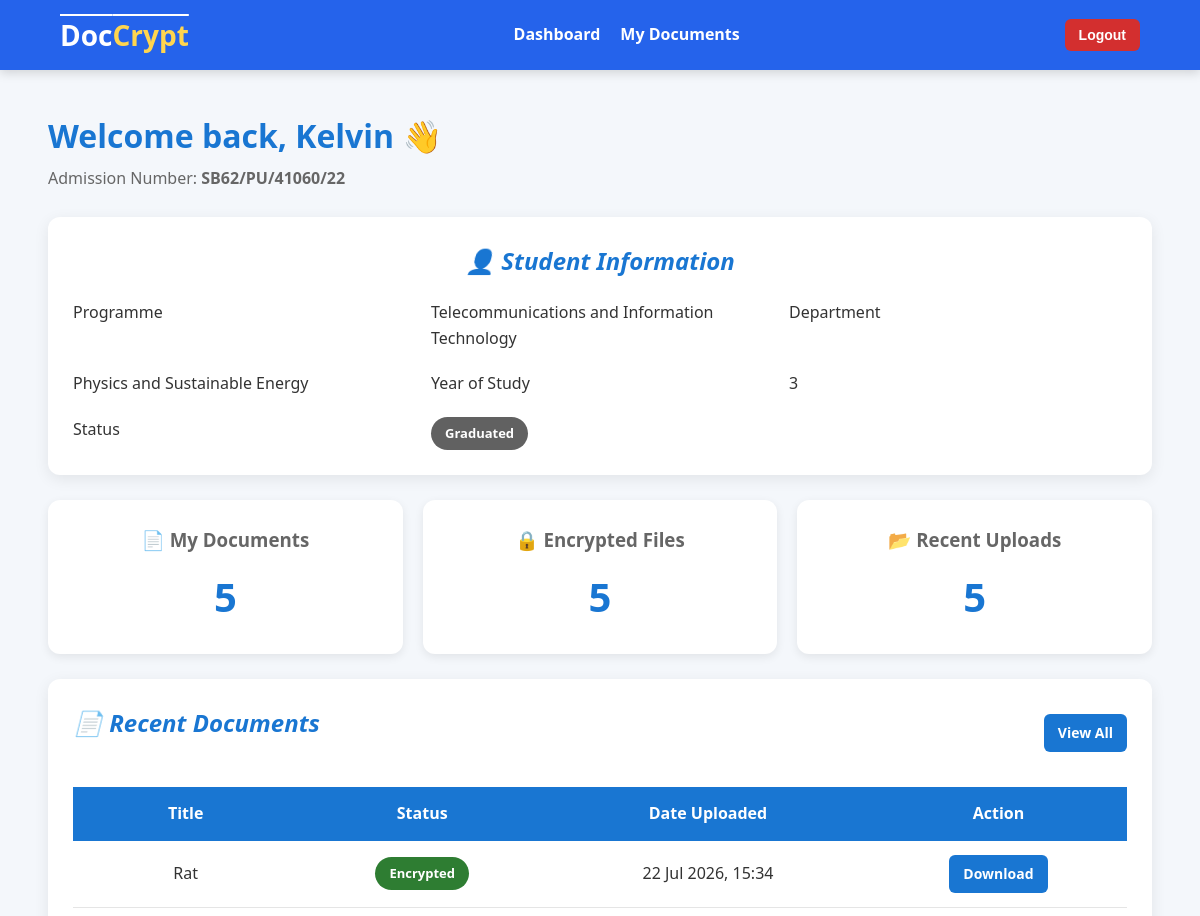
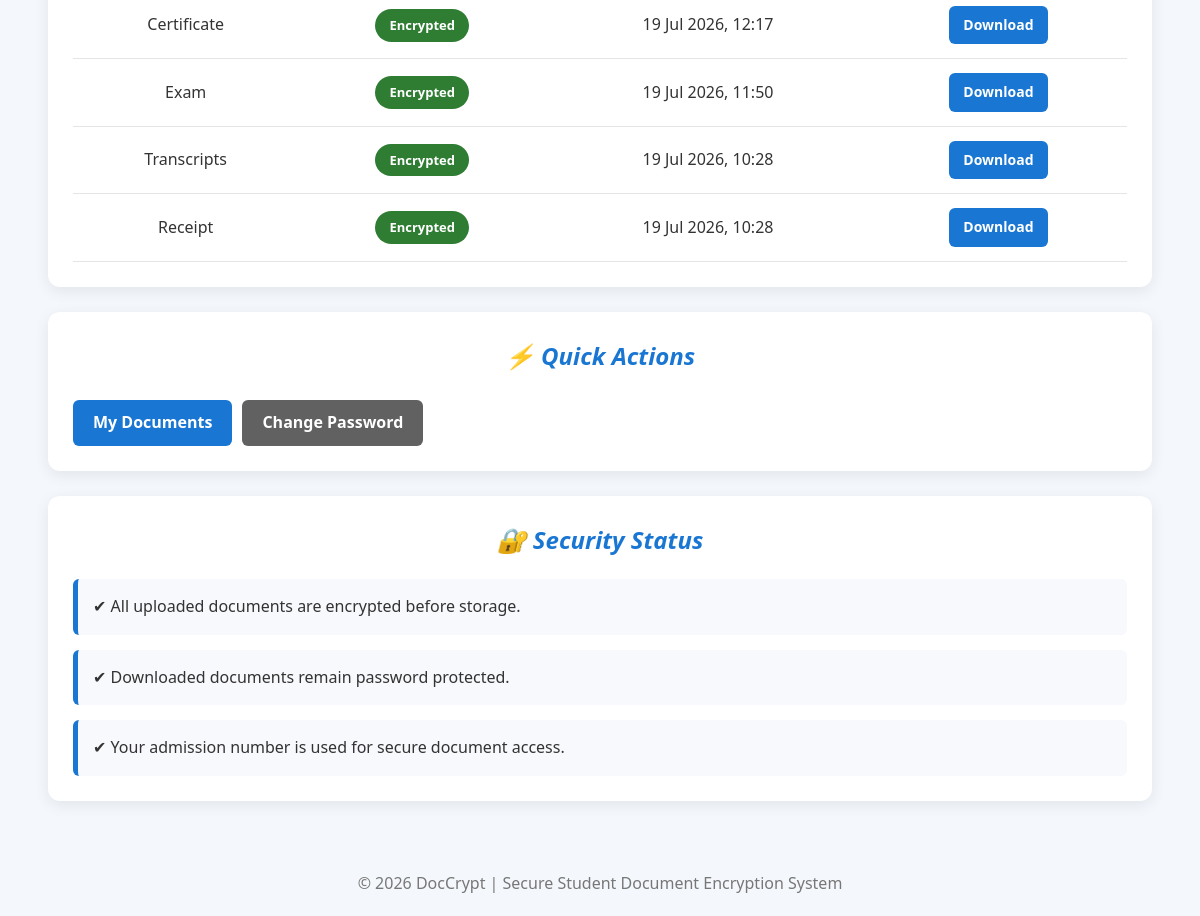
/dashboard/ (signed in), run on the app's committed database (2 pictures, top to bottom).
### student/models.py (models this page shows, shortened)
class Student(models.Model):
    class Status(models.TextChoices):
        ACTIVE = "ACTIVE", "Active"
        DEFERRED = "DEFERRED", "Deferred"
        GRADUATED = "GRADUATED", "Graduated"
    user = models.OneToOneField(CustomUser,on_delete=models.CASCADE,related_name="student")
    admission_number = models.CharField(max_length=25,unique=True)
    first_name = models.CharField(max_length=50)
    last_name = models.CharField(max_length=50)
    phone_number = models.CharField(max_length=15,blank=True)
    programme = models.CharField(max_length=50)
    department = models.CharField(max_length=50)
    year_of_study = models.PositiveSmallIntegerField(default=1)
    status = models.CharField(max_length=25,choices=Status.choices, default=Status.ACTIVE)
    class Meta:
        ordering = ["admission_number"]
        verbose_name = "Student"
        verbose_name_plural = "Students"

### documents/models.py (models this page shows, shortened)
class Document(models.Model):
    class Status(models.TextChoices):
        PENDING = "PENDING", "Pending"
        ENCRYPTED = "ENCRYPTED", "Encrypted"
    student = models.ForeignKey(Student, on_delete=models.CASCADE, related_name="documents")
    uploaded_by = models.ForeignKey(CustomUser, on_delete=models.SET_NULL, null=True, related_name="uploaded_documents")
    title = models.CharField( max_length=255)
    original_file = models.FileField(upload_to="documents/original/")
    encrypted_file = models.FileField(upload_to="documents/encrypted/", null=True, blank=True)
    encrypted_key = models.BinaryField(null=True, blank=True)
    status = models.CharField(max_length=30, choices=Status.choices, default=Status.PENDING, db_index=True)
    uploaded_at = models.DateTimeField(auto_now_add=True)
    encrypted_at = models.DateTimeField(null=True, blank=True)
    class Meta:
        ordering = ["-uploaded_at"]
        verbose_name = "Document"
        verbose_name_plural = "Documents"

### users/views.py (the view, shortened to what this page needs)
# urls.py: path("dashboard/", views.dashboard, name="dashboard"),
@login_required
def dashboard(request):
    if request.user.is_student:
        student =request.user.student
        documents = (Document.objects.filter(student=student).order_by("-uploaded_at"))
        encrypted_documents = documents.filter(status=Document.Status.ENCRYPTED)
        context = {
            "student": student,
            "documents": documents[:5],
            "document_count": documents.count(),
            "encrypted_count": encrypted_documents.count(),
        }
        return render(request, "users/student_dashboard.html", context)
    return redirect("login")

### users/models.py (called while the page is built)
    @property
    def is_student(self):
        return self.role == self.Role.STUDENT

    @property
    def is_admin(self):
        return self.role == self.Role.ADMIN or self.is_superuser

### users/templates/users/student_dashboard.html (shortened to what this page needs)
{% extends "users/base.html" %}
{% block content %}
<div class="page-header">
    <div>
        <h1>
            Welcome back, {{ student.first_name }} 👋
        </h1>
        <p>
            Admission Number:
            <strong>{{ student.admission_number }}</strong>
        </p>
    </div>
</div>
<div class="card">
    <h2 class="card-title">
        👤 Student Information
    </h2>
    <div class="info-grid">
        <div class="info-label">
            Programme
        </div>
        <div>
            {{ student.programme }}
        </div>
        <div class="info-label">
            Department
        </div>
        <div>
            {{ student.department }}
        </div>
        <div class="info-label">
            Year of Study
        </div>
        <div>
            {{ student.year_of_study }}
        </div>
        <div class="info-label">
            Status
        </div>
        <div>
            {% if student.status == "ACTIVE" %}
                <span class="badge badge-success">
                    {{ student.get_status_display }}
                </span>
            {% elif student.status == "DEFERRED" %}
                <span class="badge badge-warning">
                    {{ student.get_status_display }}
                </span>
            {% else %}
                <span class="badge badge-secondary">
                    {{ student.get_status_display }}
                </span>
            {% endif %}
        </div>
    </div>
</div>
<div class="dashboard-grid">
    <div class="dashboard-card">
        <h3>
            📄 My Documents
        </h3>
        <h1>
            {{ document_count }}
        </h1>
    </div>
    <div class="dashboard-card">
        <h3>
            🔒 Encrypted Files
        </h3>
        <h1>
            {{ encrypted_count }}
        </h1>
    </div>
    <div class="dashboard-card">
        <h3>
            📂 Recent Uploads
        </h3>
        <h1>
            {{ documents|length }}
        </h1>
    </div>
</div>
<div class="card">
    <div class="page-header">
        <h2 class="card-title">
            📄 Recent Documents
        </h2>
        <a
            href="{% url 'my_documents' %}"
            class="btn btn-primary btn-small">
            View All
        </a>
    </div>
    <div class="table-responsive">
        <table>
            <thead>
                <tr>
                    <th>Title</th>
                    <th>Status</th>
                    <th>Date Uploaded</th>
                    <th>Action</th>
                </tr>
            </thead>
            <tbody>
            {% for document in documents %}
                <tr>
                    <td>
                        {{ document.title }}
                    </td>
                    <td>
                        {% if document.status == "ENCRYPTED" %}
                            <span class="badge badge-success">
                                {{ document.get_status_display }}
                            </span>
                        {% else %}
                            <span class="badge badge-warning">
                                {{ document.get_status_display }}
                            </span>
                        {% endif %}
                    </td>
                    <td>
                        {{ document.uploaded_at|date:"d M Y, H:i" }}
                    </td>
                    <td>
                        <a
                            href="{% url 'download_document' document.id %}"
                            class="btn btn-primary btn-small">
                            Download
                        </a>
                    </td>
                </tr>
            {% empty %}
                <tr>
                    <td colspan="4" style="text-align:center;">
                        No documents available.
                    </td>
                </tr>
            {% endfor %}
            </tbody>
        </table>
    </div>
</div>
<div class="card">
    <h2 class="card-title">
        ⚡ Quick Actions
    </h2>
    <div class="card-actions">
        <a
            href="{% url 'my_documents' %}"
            class="btn btn-primary">
            My Documents
        </a>
        <a
            href="{% url 'change_password' %}"
            class="btn btn-secondary">
            Change Password
        </a>
    </div>
</div>
<div class="card">
    <h2 class="card-title">
        🔐 Security Status
    </h2>
    <div class="security-list">
        <div class="security-item">
            ✔ All uploaded documents are encrypted before storage.
        </div>
        <div class="security-item">
            ✔ Downloaded documents remain password protected.
        </div>
        <div class="security-item">
            ✔ Your admission number is used for secure document access.
        </div>
    </div>
</div>
{% endblock %}

### static/css/style.css (style rules this page uses)
* { margin:0; padding:0; box-sizing:border-box; }
body { font-family:"Segoe UI",Tahoma,Geneva,Verdana,sans-serif; background:#f4f7fb; color:#333; line-height:1.6; }
h2 { text-align: center; font-style: oblique; color: rgb(109, 166, 216); }
.page-header { display:flex; justify-content:space-between; align-items:center; margin-bottom:25px; }
.page-header h1 { color:#1976d2; margin-bottom:5px; }
.page-header p { color:#666; }
.card { background:white; border-radius:12px; padding:25px; margin-bottom:25px; box-shadow:0 4px 15px rgba(0,0,0,.08); }
.card-title { margin-bottom:20px; color:#1976d2; }
.card-actions { margin-top:25px; display:flex; gap:10px; flex-wrap:wrap; }
.btn { display:inline-flex; align-items:center; justify-content:center; gap:8px; padding:10px 20px; border:none; border-radius:6px; cursor:pointer; text-decoration:none; font-weight:600; transition:.3s; }
.btn-primary { background:#1976d2; color:white; }
.btn-secondary { background:#616161; color:white; }
.btn-small { padding:8px 14px; font-size:14px; }
.table-responsive { overflow-x:auto; }
table { width:100%; border-collapse:collapse; }
th { background:#1976d2; color:white; padding:14px; text-align:center; }
td { padding:14px; border-bottom:1px solid #e5e5e5; text-align: center; }
.badge { display:inline-block; padding:6px 14px; border-radius:30px; color:white; font-size:13px; font-weight:600; }
.badge-success { background:#2e7d32; }
.badge-secondary { background:#616161; }
.info-grid { display:grid; grid-template-columns:repeat(auto-fit,minmax(250px,1fr)); gap:20px; }
.dashboard-grid { display:grid; grid-template-columns:repeat(auto-fit,minmax(220px,1fr)); gap:20px; margin-bottom:25px; }
.dashboard-card { background:white; padding:25px; border-radius:12px; box-shadow:0 3px 10px rgba(0,0,0,.08); text-align:center; }
.dashboard-card h3 { color:#666; margin-bottom:10px; }
.dashboard-card h1 { font-size:40px; color:#1976d2; }
.security-list { display:flex; flex-direction:column; gap:15px; }
.security-item { background:#f8f9fc; border-left:5px solid #1976d2; padding:15px; border-radius:6px; font-weight:500; }

### data on the page
Student: first_name "Kelvin", admission_number "SB62/PU/41060/22", programme "Telecommunications and Information Technology", department "Physics and Sustainable Energy", year_of_study "3", status "Graduated"
Document: title "Rat", status "Encrypted", uploaded_at "22 Jul 2026, 15:34"
Document: title "Certificate", status "Encrypted", uploaded_at "19 Jul 2026, 12:17"
Document: title "Exam", status "Encrypted", uploaded_at "19 Jul 2026, 11:50"
Document: title "Transcripts", status "Encrypted", uploaded_at "19 Jul 2026, 10:28"
Document: title "Receipt", status "Encrypted", uploaded_at "19 Jul 2026, 10:28"

### other printed values
{{ document_count }} "5"
{{ encrypted_count }} "5"
{{ documents|length }} "5"
